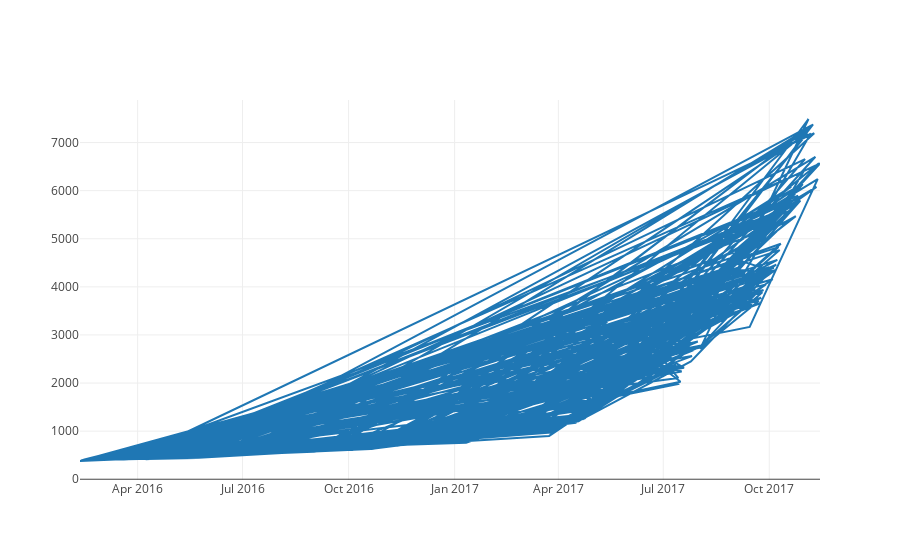

Notebook code for this chart:
### Markdown cell above
#### Plot line graph base on `Weighted Price`

### Code cell
btc_trace = go.Scatter(x=data['stamp'], y=data['price'], name= 'Price')
py.iplot([btc_trace])

### Figure 1 — Plotly figure (JSON) as saved in the notebook; plotly's stock layout.template omitted (floating-point values rounded to 4 significant figures; data arrays with more than 128 entries replaced by an {"elided": "..."} marker saying what was removed)
{"data": [{"name": "Price", "type": "scatter", "uid": "1b3cdc0e-f9d3-484a-9a1b-637091730b7a", "x": {"elided": "643 str values"}, "y": {"elided": "643 float values"}}], "layout": {}}
